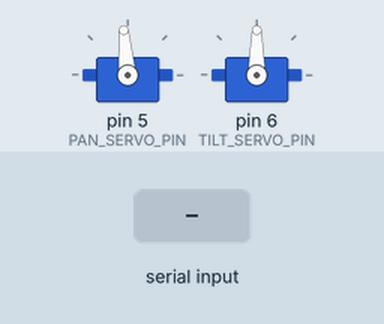
Simulated run of this sketch. Board: Arduino Uno, built with avr-gcc and run on an emulated ATmega328P. On the bench: 2 × servo. The inputs (shaded band) are chosen by the test bench. What the sketch prints to the serial monitor is not drawn.

Above: at 1.2 s.
1.3 s: "U\n" received over Serial
At 3.1 s:
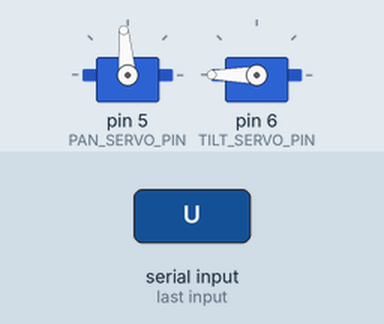
3.7 s: "D\n" received over the second serial link
At 6.2 s:
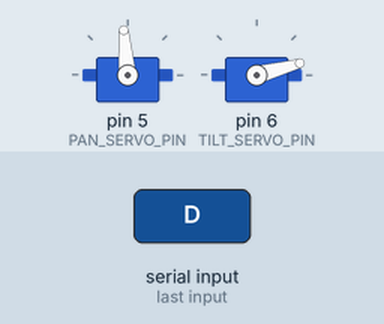
6.7 s: "S\n" received over Serial
At 7.16 s:
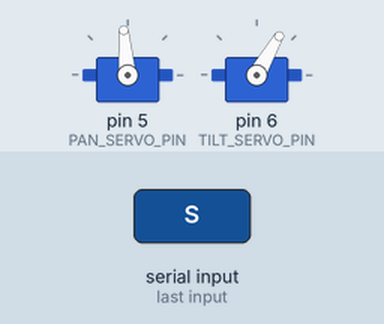
8.8 s: "L\n" received over the second serial link
At 10.2 s:
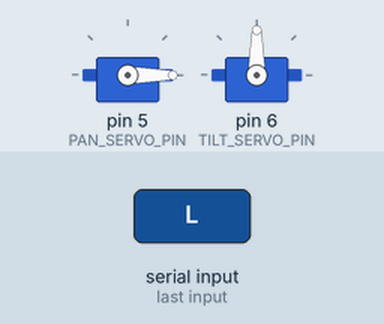
11.2 s: "D\n" received over Serial
At 13.1 s:
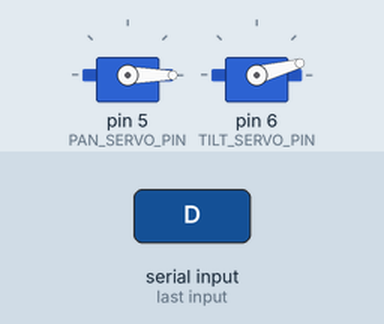
13.4 s: "S\n" received over the second serial link
At 13.86 s:
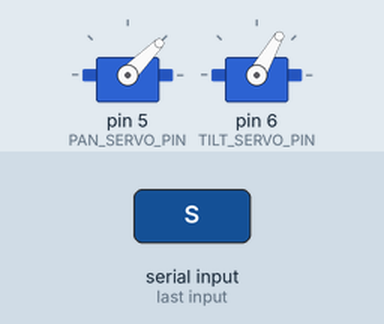
Timing chart, 0 to 16.4 s (numbered marks = the images above; inputs shaded):
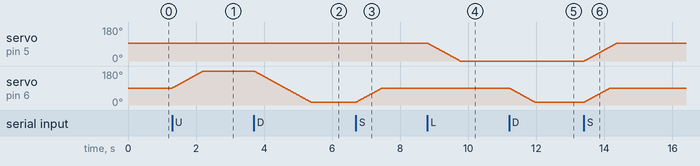

Measured:
- after the input at 1.3 s, servo on pin 6 (TILT_SERVO_PIN): moves from 90° to 180° over 0.92 s, starting at once
- after the input at 3.7 s, servo on pin 6 (TILT_SERVO_PIN): moves from 180° to 15° over 1.7 s, starting at once
- after the input at 6.7 s, servo on pin 6 (TILT_SERVO_PIN): moves from 15° to 90° over 0.74 s, starting at once
- after the input at 8.8 s, servo on pin 5 (PAN_SERVO_PIN): moves from 95° to 0° over 0.96 s, starting at once
- after the input at 11.2 s, servo on pin 6 (TILT_SERVO_PIN): moves from 90° to 15° over 0.75 s, starting at once
- after the input at 13.4 s, servo on pin 5 (PAN_SERVO_PIN): moves from 0° to 95° over 0.95 s, starting at once; servo on pin 6 (TILT_SERVO_PIN): moves from 15° to 90° over 0.75 s, starting at once

The sketch:

Arduino_PTZ.ino
```cpp
#include <Servo.h>
#include <SoftwareSerial.h>

// ----------------- 1. 핀 및 통신 정의 -----------------
const long BAUD_RATE = 9600;

// 서보 모터 핀 정의 (기존 코드 유지)
#define PAN_SERVO_PIN 5
#define TILT_SERVO_PIN 6

// Raspberry Pi <-> Arduino SoftwareSerial 핀
// RPI TX -> ARDUINO RX_PIN, RPI RX -> ARDUINO TX_PIN
#define SOFTSERIAL_RX_PIN 10
#define SOFTSERIAL_TX_PIN 11

// ************************ 제어 변수 설정 ************************
const int MOVE_STEP = 1; // 이동 단위
// ******************************************************************

// 각도 상수 정의 (기존 코드 유지)
const int PAN_MIN = 0;
const int PAN_MAX = 180;
const int TILT_MIN = 15;
const int TILT_MAX = 180;
const int PAN_HOME = 95;
const int TILT_HOME = 90;

Servo pan_servo;
Servo tilt_servo;
SoftwareSerial piSerial(SOFTSERIAL_RX_PIN, SOFTSERIAL_TX_PIN);

// pan_deg, tilt_deg: 현재 서보의 각도(위치)를 추적하는 변수입니다.
int pan_deg = 0;
int tilt_deg = 0;

// 현재 명령 상태를 저장하는 변수 (초기 명령을 'X'로 설정하여 시작 시 움직이지 않도록 함)
char currentCommand = 'X';


void setup() {
  Serial.begin(BAUD_RATE);
  piSerial.begin(BAUD_RATE);
  pan_servo.attach(PAN_SERVO_PIN);
  tilt_servo.attach(TILT_SERVO_PIN);

  // 초기 위치 설정
  pan_deg = PAN_HOME;
  tilt_deg = TILT_HOME;
  pan_servo.write(pan_deg);
  tilt_servo.write(tilt_deg);

  Serial.println("Robot-Arm CAM Control Ready. Waiting for Pi Commands (U, D, X, S, etc.).");
}

void loop() {
  // 1. 새로운 시리얼 명령 수신
  if (piSerial.available() > 0) {
    char incomingChar = piSerial.read();

    // 유효한 명령만 업데이트
    if (incomingChar != '\r' && incomingChar != '\n') {
        currentCommand = incomingChar;
    }

    // 디버깅 출력 (선택 사항)
    // Serial.print("Current Command (Pi): ");
    // Serial.println(currentCommand);
  } else if (Serial.available() > 0) {
    // USB 시리얼도 백업 입력으로 허용 (테스트/디버깅 용도)
    char incomingChar = Serial.read();
    if (incomingChar != '\r' && incomingChar != '\n') {
        currentCommand = incomingChar;
    }
  }

  // 2. 현재 명령에 따라 서보 각도 계산
  calculateNewPosition(currentCommand);

  // 3. 각도 경계 검사
  if (pan_deg < PAN_MIN) pan_deg = PAN_MIN;
  if (pan_deg > PAN_MAX) pan_deg = PAN_MAX;
  if (tilt_deg < TILT_MIN) tilt_deg = TILT_MIN;
  if (tilt_deg > TILT_MAX) tilt_deg = TILT_MAX;

  // 4. 서보 모터 업데이트
  pan_servo.write(pan_deg);
  tilt_servo.write(tilt_deg);

  delay(10); // 제어 주기 (10ms)
}

// ----------------- 명령 기반 위치 계산 함수 -----------------
void calculateNewPosition(char cmd) {

  // 'S' 명령 (RESET): 홈 위치로 이동
  if (cmd == 'S') {
    // 홈 위치에 도달할 때까지 연속적으로 이동
    if (pan_deg < PAN_HOME) {
        pan_deg += MOVE_STEP;
    } else if (pan_deg > PAN_HOME) {
        pan_deg -= MOVE_STEP;
    }

    if (tilt_deg < TILT_HOME) {
        tilt_deg += MOVE_STEP;
    } else if (tilt_deg > TILT_HOME) {
        tilt_deg -= MOVE_STEP;
    }

    // 오차 범위 내에서는 정확히 홈 위치로 고정
    if (abs(pan_deg - PAN_HOME) <= MOVE_STEP) pan_deg = PAN_HOME;
    if (abs(tilt_deg - TILT_HOME) <= MOVE_STEP) tilt_deg = TILT_HOME;

    return; // 연속 이동 명령은 실행하지 않음
  }

  // 'X' 명령 (HOLD): 정지
  if (cmd == 'X') {
    // 아무것도 하지 않아 현재 pan_deg와 tilt_deg를 유지합니다.
    return;
  }

  // 그 외 명령: 연속 이동 처리 (MOVE_STEP만큼 변경)
  switch (cmd) {
    case 'U': // UP
      tilt_deg += MOVE_STEP;
      break;

    case 'D': // DOWN
      tilt_deg -= MOVE_STEP;
      break;

    case 'L': // LEFT
      pan_deg -= MOVE_STEP;
      break;

    case 'R': // RIGHT
      pan_deg += MOVE_STEP;
      break;

    case 'Q': // UP_LEFT
      tilt_deg += MOVE_STEP;
      pan_deg -= MOVE_STEP;
      break;

    case 'E': // UP_RIGHT
      tilt_deg += MOVE_STEP;
      pan_deg += MOVE_STEP;
      break;

    case 'Z': // DOWN_LEFT
      tilt_deg -= MOVE_STEP;
      pan_deg -= MOVE_STEP;
      break;

    case 'C': // DOWN_RIGHT
      tilt_deg -= MOVE_STEP;
      pan_deg += MOVE_STEP;
      break;

    default:
      // 알 수 없는 문자는 무시
      break;
  }
}
```
